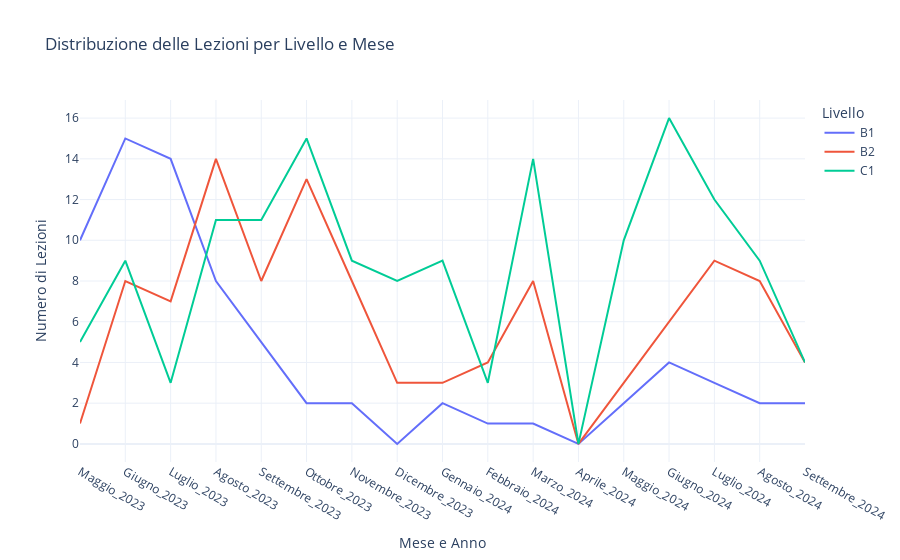
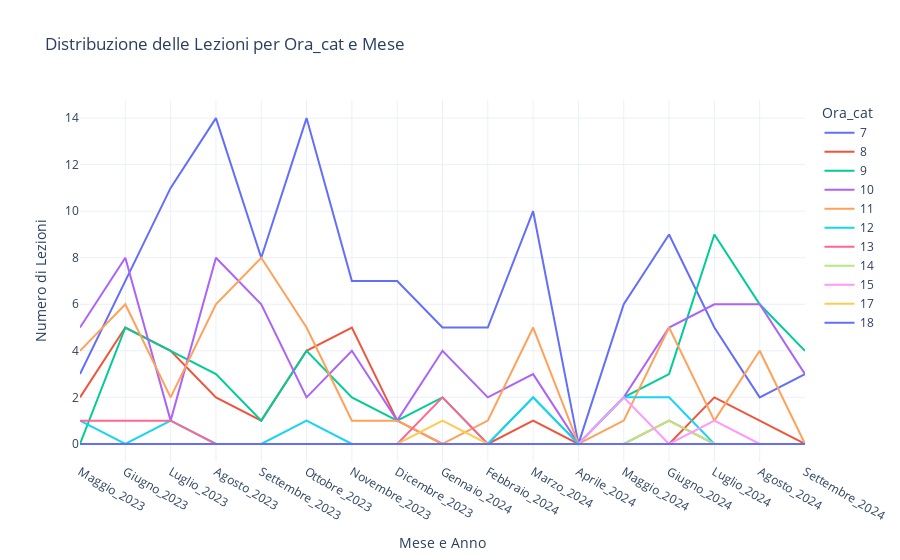

The cell these charts' notebook holds for them, in order:
### Code cell
def distribuzione_delle_categorie(colonna:str):
    # Imposta l'ordine personalizzato per la colonna 'MESE_ANNO'
    df['MESE_ANNO'] = pd.Categorical(df['MESE_ANNO'], categories=MESE_ANNO_ORDINE, ordered=True)

    # Raggruppa i dati per livello e MESE_ANNO e conta il numero di lezioni
    data_grouped = df.groupby(['MESE_ANNO', colonna]).size().reset_index(name='Numero di Lezioni')

    # Crea il grafico a linee
    fig = px.line(data_grouped, x='MESE_ANNO', y='Numero di Lezioni', color=colonna, 
                title=f'Distribuzione delle Lezioni per {colonna} e Mese',
                labels={'MESE_ANNO': 'Mese e Anno', 'Numero di Lezioni': 'Numero di Lezioni'})

    # Aggiungi titolo e etichette agli assi
    fig.update_layout(
        template='plotly_white'
    )

    # Mostra il grafico
    fig.show()

distribuzione_delle_categorie('Livello')
df['Ora_cat'] = df['Ora'].astype('object')
distribuzione_delle_categorie('Ora_cat')

### Figure 1 — Plotly figure (JSON) as saved in the notebook; plotly's stock layout.template omitted (floating-point values rounded to 4 significant figures)
{"data": [{"hovertemplate": "Livello=B1<br>Mese e Anno=%{x}<br>Numero di Lezioni=%{y}<extra></extra>", "legendgroup": "B1", "line": {"color": "#636efa", "dash": "solid"}, "marker": {"symbol": "circle"}, "mode": "lines", "name": "B1", "orientation": "v", "showlegend": true, "type": "scatter", "x": ["Maggio_2023", "Giugno_2023", "Luglio_2023", "Agosto_2023", "Settembre_2023", "Ottobre_2023", "Novembre_2023", "Dicembre_2023", "Gennaio_2024", "Febbraio_2024", "Marzo_2024", "Aprile_2024", "Maggio_2024", "Giugno_2024", "Luglio_2024", "Agosto_2024", "Settembre_2024"], "xaxis": "x", "y": [10, 15, 14, 8, 5, 2, 2, 0, 2, 1, 1, 0, 2, 4, 3, 2, 2], "yaxis": "y"}, {"hovertemplate": "Livello=B2<br>Mese e Anno=%{x}<br>Numero di Lezioni=%{y}<extra></extra>", "legendgroup": "B2", "line": {"color": "#EF553B", "dash": "solid"}, "marker": {"symbol": "circle"}, "mode": "lines", "name": "B2", "orientation": "v", "showlegend": true, "type": "scatter", "x": ["Maggio_2023", "Giugno_2023", "Luglio_2023", "Agosto_2023", "Settembre_2023", "Ottobre_2023", "Novembre_2023", "Dicembre_2023", "Gennaio_2024", "Febbraio_2024", "Marzo_2024", "Aprile_2024", "Maggio_2024", "Giugno_2024", "Luglio_2024", "Agosto_2024", "Settembre_2024"], "xaxis": "x", "y": [1, 8, 7, 14, 8, 13, 8, 3, 3, 4, 8, 0, 3, 6, 9, 8, 4], "yaxis": "y"}, {"hovertemplate": "Livello=C1<br>Mese e Anno=%{x}<br>Numero di Lezioni=%{y}<extra></extra>", "legendgroup": "C1", "line": {"color": "#00cc96", "dash": "solid"}, "marker": {"symbol": "circle"}, "mode": "lines", "name": "C1", "orientation": "v", "showlegend": true, "type": "scatter", "x": ["Maggio_2023", "Giugno_2023", "Luglio_2023", "Agosto_2023", "Settembre_2023", "Ottobre_2023", "Novembre_2023", "Dicembre_2023", "Gennaio_2024", "Febbraio_2024", "Marzo_2024", "Aprile_2024", "Maggio_2024", "Giugno_2024", "Luglio_2024", "Agosto_2024", "Settembre_2024"], "xaxis": "x", "y": [5, 9, 3, 11, 11, 15, 9, 8, 9, 3, 14, 0, 10, 16, 12, 9, 4], "yaxis": "y"}], "layout": {"legend": {"title": {"text": "Livello"}, "tracegroupgap": 0}, "title": {"text": "Distribuzione delle Lezioni per Livello e Mese"}, "xaxis": {"anchor": "y", "domain": [0, 1], "title": {"text": "Mese e Anno"}}, "yaxis": {"anchor": "x", "domain": [0, 1], "title": {"text": "Numero di Lezioni"}}}}

### Figure 2 — Plotly figure (JSON) as saved in the notebook; plotly's stock layout.template omitted (floating-point values rounded to 4 significant figures)
{"data": [{"hovertemplate": "Ora_cat=7<br>Mese e Anno=%{x}<br>Numero di Lezioni=%{y}<extra></extra>", "legendgroup": "7", "line": {"color": "#636efa", "dash": "solid"}, "marker": {"symbol": "circle"}, "mode": "lines", "name": "7", "orientation": "v", "showlegend": true, "type": "scatter", "x": ["Maggio_2023", "Giugno_2023", "Luglio_2023", "Agosto_2023", "Settembre_2023", "Ottobre_2023", "Novembre_2023", "Dicembre_2023", "Gennaio_2024", "Febbraio_2024", "Marzo_2024", "Aprile_2024", "Maggio_2024", "Giugno_2024", "Luglio_2024", "Agosto_2024", "Settembre_2024"], "xaxis": "x", "y": [3, 7, 11, 14, 8, 14, 7, 7, 5, 5, 10, 0, 6, 9, 5, 2, 3], "yaxis": "y"}, {"hovertemplate": "Ora_cat=8<br>Mese e Anno=%{x}<br>Numero di Lezioni=%{y}<extra></extra>", "legendgroup": "8", "line": {"color": "#EF553B", "dash": "solid"}, "marker": {"symbol": "circle"}, "mode": "lines", "name": "8", "orientation": "v", "showlegend": true, "type": "scatter", "x": ["Maggio_2023", "Giugno_2023", "Luglio_2023", "Agosto_2023", "Settembre_2023", "Ottobre_2023", "Novembre_2023", "Dicembre_2023", "Gennaio_2024", "Febbraio_2024", "Marzo_2024", "Aprile_2024", "Maggio_2024", "Giugno_2024", "Luglio_2024", "Agosto_2024", "Settembre_2024"], "xaxis": "x", "y": [2, 5, 4, 2, 1, 4, 5, 1, 0, 0, 1, 0, 0, 0, 2, 1, 0], "yaxis": "y"}, {"hovertemplate": "Ora_cat=9<br>Mese e Anno=%{x}<br>Numero di Lezioni=%{y}<extra></extra>", "legendgroup": "9", "line": {"color": "#00cc96", "dash": "solid"}, "marker": {"symbol": "circle"}, "mode": "lines", "name": "9", "orientation": "v", "showlegend": true, "type": "scatter", "x": ["Maggio_2023", "Giugno_2023", "Luglio_2023", "Agosto_2023", "Settembre_2023", "Ottobre_2023", "Novembre_2023", "Dicembre_2023", "Gennaio_2024", "Febbraio_2024", "Marzo_2024", "Aprile_2024", "Maggio_2024", "Giugno_2024", "Luglio_2024", "Agosto_2024", "Settembre_2024"], "xaxis": "x", "y": [0, 5, 4, 3, 1, 4, 2, 1, 2, 0, 2, 0, 2, 3, 9, 6, 4], "yaxis": "y"}, {"hovertemplate": "Ora_cat=10<br>Mese e Anno=%{x}<br>Numero di Lezioni=%{y}<extra></extra>", "legendgroup": "10", "line": {"color": "#ab63fa", "dash": "solid"}, "marker": {"symbol": "circle"}, "mode": "lines", "name": "10", "orientation": "v", "showlegend": true, "type": "scatter", "x": ["Maggio_2023", "Giugno_2023", "Luglio_2023", "Agosto_2023", "Settembre_2023", "Ottobre_2023", "Novembre_2023", "Dicembre_2023", "Gennaio_2024", "Febbraio_2024", "Marzo_2024", "Aprile_2024", "Maggio_2024", "Giugno_2024", "Luglio_2024", "Agosto_2024", "Settembre_2024"], "xaxis": "x", "y": [5, 8, 1, 8, 6, 2, 4, 1, 4, 2, 3, 0, 2, 5, 6, 6, 3], "yaxis": "y"}, {"hovertemplate": "Ora_cat=11<br>Mese e Anno=%{x}<br>Numero di Lezioni=%{y}<extra></extra>", "legendgroup": "11", "line": {"color": "#FFA15A", "dash": "solid"}, "marker": {"symbol": "circle"}, "mode": "lines", "name": "11", "orientation": "v", "showlegend": true, "type": "scatter", "x": ["Maggio_2023", "Giugno_2023", "Luglio_2023", "Agosto_2023", "Settembre_2023", "Ottobre_2023", "Novembre_2023", "Dicembre_2023", "Gennaio_2024", "Febbraio_2024", "Marzo_2024", "Aprile_2024", "Maggio_2024", "Giugno_2024", "Luglio_2024", "Agosto_2024", "Settembre_2024"], "xaxis": "x", "y": [4, 6, 2, 6, 8, 5, 1, 1, 0, 1, 5, 0, 1, 5, 1, 4, 0], "yaxis": "y"}, {"hovertemplate": "Ora_cat=12<br>Mese e Anno=%{x}<br>Numero di Lezioni=%{y}<extra></extra>", "legendgroup": "12", "line": {"color": "#19d3f3", "dash": "solid"}, "marker": {"symbol": "circle"}, "mode": "lines", "name": "12", "orientation": "v", "showlegend": true, "type": "scatter", "x": ["Maggio_2023", "Giugno_2023", "Luglio_2023", "Agosto_2023", "Settembre_2023", "Ottobre_2023", "Novembre_2023", "Dicembre_2023", "Gennaio_2024", "Febbraio_2024", "Marzo_2024", "Aprile_2024", "Maggio_2024", "Giugno_2024", "Luglio_2024", "Agosto_2024", "Settembre_2024"], "xaxis": "x", "y": [1, 0, 1, 0, 0, 1, 0, 0, 0, 0, 2, 0, 2, 2, 0, 0, 0], "yaxis": "y"}, {"hovertemplate": "Ora_cat=13<br>Mese e Anno=%{x}<br>Numero di Lezioni=%{y}<extra></extra>", "legendgroup": "13", "line": {"color": "#FF6692", "dash": "solid"}, "marker": {"symbol": "circle"}, "mode": "lines", "name": "13", "orientation": "v", "showlegend": true, "type": "scatter", "x": ["Maggio_2023", "Giugno_2023", "Luglio_2023", "Agosto_2023", "Settembre_2023", "Ottobre_2023", "Novembre_2023", "Dicembre_2023", "Gennaio_2024", "Febbraio_2024", "Marzo_2024", "Aprile_2024", "Maggio_2024", "Giugno_2024", "Luglio_2024", "Agosto_2024", "Settembre_2024"], "xaxis": "x", "y": [1, 1, 1, 0, 0, 0, 0, 0, 2, 0, 0, 0, 0, 1, 0, 0, 0], "yaxis": "y"}, {"hovertemplate": "Ora_cat=14<br>Mese e Anno=%{x}<br>Numero di Lezioni=%{y}<extra></extra>", "legendgroup": "14", "line": {"color": "#B6E880", "dash": "solid"}, "marker": {"symbol": "circle"}, "mode": "lines", "name": "14", "orientation": "v", "showlegend": true, "type": "scatter", "x": ["Maggio_2023", "Giugno_2023", "Luglio_2023", "Agosto_2023", "Settembre_2023", "Ottobre_2023", "Novembre_2023", "Dicembre_2023", "Gennaio_2024", "Febbraio_2024", "Marzo_2024", "Aprile_2024", "Maggio_2024", "Giugno_2024", "Luglio_2024", "Agosto_2024", "Settembre_2024"], "xaxis": "x", "y": [0, 0, 0, 0, 0, 0, 0, 0, 0, 0, 0, 0, 0, 1, 0, 0, 0], "yaxis": "y"}, {"hovertemplate": "Ora_cat=15<br>Mese e Anno=%{x}<br>Numero di Lezioni=%{y}<extra></extra>", "legendgroup": "15", "line": {"color": "#FF97FF", "dash": "solid"}, "marker": {"symbol": "circle"}, "mode": "lines", "name": "15", "orientation": "v", "showlegend": true, "type": "scatter", "x": ["Maggio_2023", "Giugno_2023", "Luglio_2023", "Agosto_2023", "Settembre_2023", "Ottobre_2023", "Novembre_2023", "Dicembre_2023", "Gennaio_2024", "Febbraio_2024", "Marzo_2024", "Aprile_2024", "Maggio_2024", "Giugno_2024", "Luglio_2024", "Agosto_2024", "Settembre_2024"], "xaxis": "x", "y": [0, 0, 0, 0, 0, 0, 0, 0, 0, 0, 0, 0, 2, 0, 1, 0, 0], "yaxis": "y"}, {"hovertemplate": "Ora_cat=17<br>Mese e Anno=%{x}<br>Numero di Lezioni=%{y}<extra></extra>", "legendgroup": "17", "line": {"color": "#FECB52", "dash": "solid"}, "marker": {"symbol": "circle"}, "mode": "lines", "name": "17", "orientation": "v", "showlegend": true, "type": "scatter", "x": ["Maggio_2023", "Giugno_2023", "Luglio_2023", "Agosto_2023", "Settembre_2023", "Ottobre_2023", "Novembre_2023", "Dicembre_2023", "Gennaio_2024", "Febbraio_2024", "Marzo_2024", "Aprile_2024", "Maggio_2024", "Giugno_2024", "Luglio_2024", "Agosto_2024", "Settembre_2024"], "xaxis": "x", "y": [0, 0, 0, 0, 0, 0, 0, 0, 1, 0, 0, 0, 0, 0, 0, 0, 0], "yaxis": "y"}, {"hovertemplate": "Ora_cat=18<br>Mese e Anno=%{x}<br>Numero di Lezioni=%{y}<extra></extra>", "legendgroup": "18", "line": {"color": "#636efa", "dash": "solid"}, "marker": {"symbol": "circle"}, "mode": "lines", "name": "18", "orientation": "v", "showlegend": true, "type": "scatter", "x": ["Maggio_2023", "Giugno_2023", "Luglio_2023", "Agosto_2023", "Settembre_2023", "Ottobre_2023", "Novembre_2023", "Dicembre_2023", "Gennaio_2024", "Febbraio_2024", "Marzo_2024", "Aprile_2024", "Maggio_2024", "Giugno_2024", "Luglio_2024", "Agosto_2024", "Settembre_2024"], "xaxis": "x", "y": [0, 0, 0, 0, 0, 0, 0, 0, 0, 0, 0, 0, 0, 0, 0, 0, 0], "yaxis": "y"}], "layout": {"legend": {"title": {"text": "Ora_cat"}, "tracegroupgap": 0}, "title": {"text": "Distribuzione delle Lezioni per Ora_cat e Mese"}, "xaxis": {"anchor": "y", "domain": [0, 1], "title": {"text": "Mese e Anno"}}, "yaxis": {"anchor": "x", "domain": [0, 1], "title": {"text": "Numero di Lezioni"}}}}
